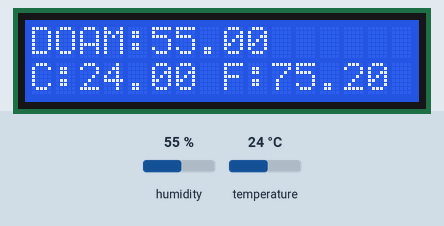
This program was run on a simulated ESP32. On the bench: 16×2 character LCD. The inputs (shaded band) are chosen by the test bench; at power-on: humidity 55 %, temperature 24 °C.

Above: at 1.2 s.
1.3 s: humidity set to 22 %
At 2.9 s:
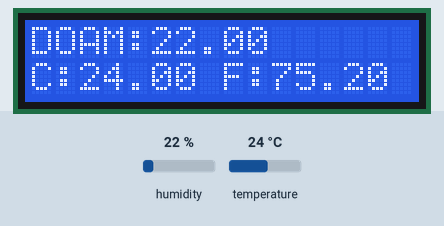
6.7 s: temperature set to 12 °C
At 9.2 s:
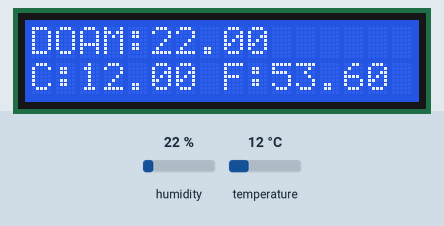
9.9 s: humidity set to 40 %
At 11.2 s:
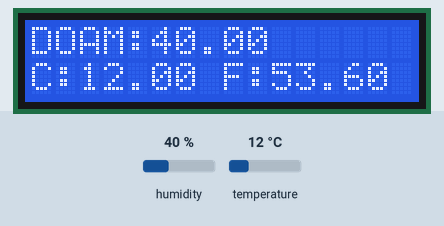
12.7 s: temperature set to 19 °C
At 15.0 s:
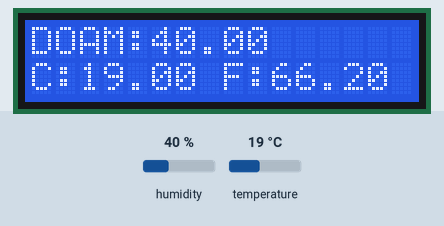
Timing chart, 0 to 16.5 s (numbered marks = the images above; inputs shaded):
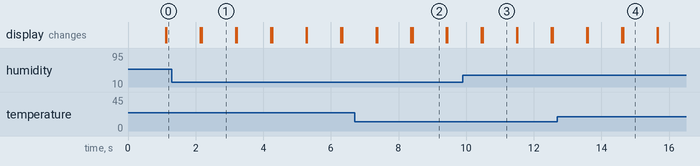

Measured:
- after the input at 1.3 s, the display: first differs from a run without the input after 0.89 s (image 1)
- after the input at 6.7 s, the display: first differs from a run without the input after 1.7 s (image 2)
- after the input at 9.9 s, the display: first differs from a run without the input after 0.59 s (image 3)
- after the input at 12.7 s, the display: first differs from a run without the input after 1.9 s (image 4)
- what the display in image 1 shows lasts 1.0 s, from 2.2 s to 3.2 s

The program:

main.cpp
```cpp
#include <Wire.h> //thu vien I2C
#include <LiquidCrystal_I2C.h> //thu vien man hinh lcd
#include <DHT.h> //thu vien cam bien DHT11
#include <Adafruit_Sensor.h>

#define dhttype DHT11 //khai bao loai cam bien
#define dhtpin 4 //khai bao chan
DHT dht(dhtpin,dhttype);

LiquidCrystal_I2C lcd(0x27,16,2); //khai bao man hinh

void setup() {
    lcd.init(); //khoi tao man hinh
    lcd.backlight(); //hien thi den nen
    dht.begin();
}

void loop() {
    float h = dht.readHumidity(); //doc do am
    float c = dht.readTemperature(); //doc nhiet do C
    float f = dht.readTemperature(true); //doc nhiet do F

    if (isnan(h) || isnan(c) || isnan(f)){
        lcd.print("ERROR");
        lcd.clear();
        return;
    } //kiem tra tin hieu loi

    lcd.print("DOAM:");
    lcd.print(h);
    lcd.setCursor(0,1);
    lcd.print("C:");
    lcd.print(c);
    lcd.print(" F:");
    lcd.print(f);
    delay(1000);
    lcd.clear();
}

//test branch....
```
